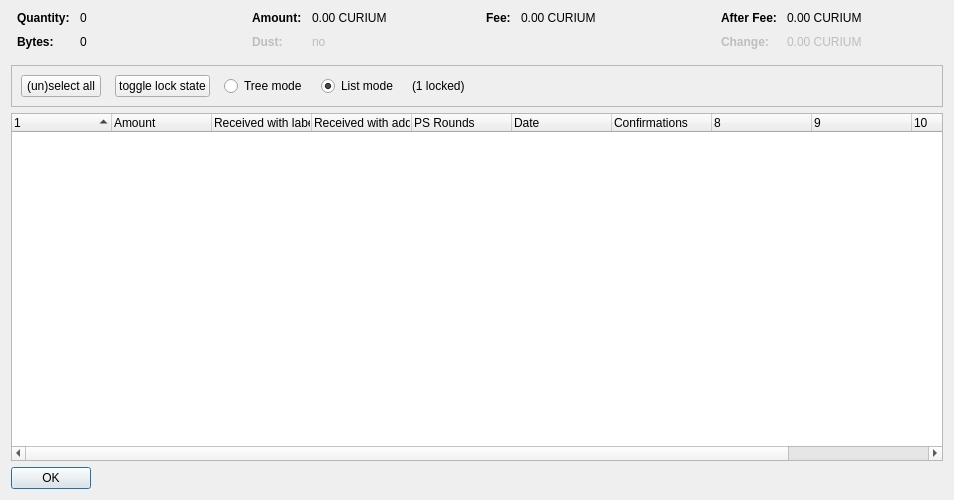
<?xml version="1.0" encoding="UTF-8"?>
<ui version="4.0">
 <class>CoinControlDialog</class>
 <widget class="QDialog" name="CoinControlDialog">
  <property name="geometry">
   <rect>
    <x>0</x>
    <y>0</y>
    <width>954</width>
    <height>500</height>
   </rect>
  </property>
  <property name="windowTitle">
   <string>Coin Selection</string>
  </property>
  <layout class="QVBoxLayout" name="verticalLayout">
   <item>
    <layout class="QHBoxLayout" name="horizontalLayoutTop" stretch="0,0,0,0">
     <property name="topMargin">
      <number>0</number>
     </property>
     <property name="bottomMargin">
      <number>10</number>
     </property>
     <item>
      <layout class="QFormLayout" name="formLayoutCoinControl1">
       <property name="horizontalSpacing">
        <number>10</number>
       </property>
       <property name="verticalSpacing">
        <number>10</number>
       </property>
       <property name="leftMargin">
        <number>6</number>
       </property>
       <property name="rightMargin">
        <number>6</number>
       </property>
       <item row="0" column="0">
        <widget class="QLabel" name="labelCoinControlQuantityText">
         <property name="font">
          <font>
           <weight>75</weight>
           <bold>true</bold>
          </font>
         </property>
         <property name="text">
          <string>Quantity:</string>
         </property>
        </widget>
       </item>
       <item row="0" column="1">
        <widget class="QLabel" name="labelCoinControlQuantity">
         <property name="cursor">
          <cursorShape>IBeamCursor</cursorShape>
         </property>
         <property name="contextMenuPolicy">
          <enum>Qt::ActionsContextMenu</enum>
         </property>
         <property name="text">
          <string notr="true">0</string>
         </property>
         <property name="textInteractionFlags">
          <set>Qt::LinksAccessibleByMouse|Qt::TextSelectableByKeyboard|Qt::TextSelectableByMouse</set>
         </property>
        </widget>
       </item>
       <item row="1" column="0">
        <widget class="QLabel" name="labelCoinControlBytesText">
         <property name="font">
          <font>
           <weight>75</weight>
           <bold>true</bold>
          </font>
         </property>
         <property name="text">
          <string>Bytes:</string>
         </property>
        </widget>
       </item>
       <item row="1" column="1">
        <widget class="QLabel" name="labelCoinControlBytes">
         <property name="cursor">
          <cursorShape>IBeamCursor</cursorShape>
         </property>
         <property name="contextMenuPolicy">
          <enum>Qt::ActionsContextMenu</enum>
         </property>
         <property name="text">
          <string notr="true">0</string>
         </property>
         <property name="textInteractionFlags">
          <set>Qt::LinksAccessibleByMouse|Qt::TextSelectableByKeyboard|Qt::TextSelectableByMouse</set>
         </property>
        </widget>
       </item>
      </layout>
     </item>
     <item>
      <layout class="QFormLayout" name="formLayoutCoinControl2">
       <property name="horizontalSpacing">
        <number>10</number>
       </property>
       <property name="verticalSpacing">
        <number>10</number>
       </property>
       <property name="leftMargin">
        <number>6</number>
       </property>
       <property name="rightMargin">
        <number>6</number>
       </property>
       <item row="0" column="0">
        <widget class="QLabel" name="labelCoinControlAmountText">
         <property name="font">
          <font>
           <weight>75</weight>
           <bold>true</bold>
          </font>
         </property>
         <property name="text">
          <string>Amount:</string>
         </property>
        </widget>
       </item>
       <item row="0" column="1">
        <widget class="QLabel" name="labelCoinControlAmount">
         <property name="cursor">
          <cursorShape>IBeamCursor</cursorShape>
         </property>
         <property name="contextMenuPolicy">
          <enum>Qt::ActionsContextMenu</enum>
         </property>
         <property name="text">
          <string notr="true">0.00 CURIUM</string>
         </property>
         <property name="textInteractionFlags">
          <set>Qt::LinksAccessibleByMouse|Qt::TextSelectableByKeyboard|Qt::TextSelectableByMouse</set>
         </property>
        </widget>
       </item>
       <item row="1" column="0">
        <widget class="QLabel" name="labelCoinControlLowOutputText">
         <property name="enabled">
          <bool>false</bool>
         </property>
         <property name="font">
          <font>
           <weight>75</weight>
           <bold>true</bold>
          </font>
         </property>
         <property name="text">
          <string>Dust:</string>
         </property>
        </widget>
       </item>
       <item row="1" column="1">
        <widget class="QLabel" name="labelCoinControlLowOutput">
         <property name="enabled">
          <bool>false</bool>
         </property>
         <property name="cursor">
          <cursorShape>IBeamCursor</cursorShape>
         </property>
         <property name="contextMenuPolicy">
          <enum>Qt::ActionsContextMenu</enum>
         </property>
         <property name="text">
          <string notr="true">no</string>
         </property>
         <property name="textInteractionFlags">
          <set>Qt::LinksAccessibleByMouse|Qt::TextSelectableByKeyboard|Qt::TextSelectableByMouse</set>
         </property>
        </widget>
       </item>
      </layout>
     </item>
     <item>
      <layout class="QFormLayout" name="formLayoutCoinControl3">
       <property name="horizontalSpacing">
        <number>10</number>
       </property>
       <property name="verticalSpacing">
        <number>10</number>
       </property>
       <property name="leftMargin">
        <number>6</number>
       </property>
       <property name="rightMargin">
        <number>6</number>
       </property>
       <item row="0" column="0">
        <widget class="QLabel" name="labelCoinControlFeeText">
         <property name="font">
          <font>
           <weight>75</weight>
           <bold>true</bold>
          </font>
         </property>
         <property name="text">
          <string>Fee:</string>
         </property>
        </widget>
       </item>
       <item row="0" column="1">
        <widget class="QLabel" name="labelCoinControlFee">
         <property name="cursor">
          <cursorShape>IBeamCursor</cursorShape>
         </property>
         <property name="contextMenuPolicy">
          <enum>Qt::ActionsContextMenu</enum>
         </property>
         <property name="text">
          <string notr="true">0.00 CURIUM</string>
         </property>
         <property name="textInteractionFlags">
          <set>Qt::LinksAccessibleByMouse|Qt::TextSelectableByKeyboard|Qt::TextSelectableByMouse</set>
         </property>
        </widget>
       </item>
      </layout>
     </item>
     <item>
      <layout class="QFormLayout" name="formLayoutCoinControl4">
       <property name="horizontalSpacing">
        <number>10</number>
       </property>
       <property name="verticalSpacing">
        <number>10</number>
       </property>
       <property name="leftMargin">
        <number>6</number>
       </property>
       <property name="rightMargin">
        <number>6</number>
       </property>
       <item row="0" column="0">
        <widget class="QLabel" name="labelCoinControlAfterFeeText">
         <property name="font">
          <font>
           <weight>75</weight>
           <bold>true</bold>
          </font>
         </property>
         <property name="text">
          <string>After Fee:</string>
         </property>
        </widget>
       </item>
       <item row="0" column="1">
        <widget class="QLabel" name="labelCoinControlAfterFee">
         <property name="cursor">
          <cursorShape>IBeamCursor</cursorShape>
         </property>
         <property name="contextMenuPolicy">
          <enum>Qt::ActionsContextMenu</enum>
         </property>
         <property name="text">
          <string notr="true">0.00 CURIUM</string>
         </property>
         <property name="textInteractionFlags">
          <set>Qt::LinksAccessibleByMouse|Qt::TextSelectableByKeyboard|Qt::TextSelectableByMouse</set>
         </property>
        </widget>
       </item>
       <item row="1" column="0">
        <widget class="QLabel" name="labelCoinControlChangeText">
         <property name="enabled">
          <bool>false</bool>
         </property>
         <property name="font">
          <font>
           <weight>75</weight>
           <bold>true</bold>
          </font>
         </property>
         <property name="text">
          <string>Change:</string>
         </property>
        </widget>
       </item>
       <item row="1" column="1">
        <widget class="QLabel" name="labelCoinControlChange">
         <property name="enabled">
          <bool>false</bool>
         </property>
         <property name="cursor">
          <cursorShape>IBeamCursor</cursorShape>
         </property>
         <property name="contextMenuPolicy">
          <enum>Qt::ActionsContextMenu</enum>
         </property>
         <property name="text">
          <string notr="true">0.00 CURIUM</string>
         </property>
         <property name="textInteractionFlags">
          <set>Qt::LinksAccessibleByMouse|Qt::TextSelectableByKeyboard|Qt::TextSelectableByMouse</set>
         </property>
        </widget>
       </item>
      </layout>
     </item>
    </layout>
   </item>
   <item>
    <widget class="QFrame" name="frame">
     <property name="minimumSize">
      <size>
       <width>0</width>
       <height>40</height>
      </size>
     </property>
     <property name="frameShape">
      <enum>QFrame::StyledPanel</enum>
     </property>
     <property name="frameShadow">
      <enum>QFrame::Sunken</enum>
     </property>
     <layout class="QHBoxLayout" name="horizontalLayout">
      <item>
       <layout class="QHBoxLayout" name="horizontalLayoutPanel" stretch="0,0,0,0,0,0">
        <property name="spacing">
         <number>14</number>
        </property>
        <item>
         <widget class="QPushButton" name="pushButtonSelectAll">
          <property name="sizePolicy">
           <sizepolicy hsizetype="Maximum" vsizetype="Fixed">
            <horstretch>0</horstretch>
            <verstretch>0</verstretch>
           </sizepolicy>
          </property>
          <property name="text">
           <string>(un)select all</string>
          </property>
          <property name="autoDefault">
           <bool>false</bool>
          </property>
         </widget>
        </item>
        <item>
         <widget class="QPushButton" name="pushButtonToggleLock">
          <property name="sizePolicy">
           <sizepolicy hsizetype="Maximum" vsizetype="Fixed">
            <horstretch>0</horstretch>
            <verstretch>0</verstretch>
           </sizepolicy>
          </property>
          <property name="text">
           <string>toggle lock state</string>
          </property>
          <property name="autoDefault">
           <bool>false</bool>
          </property>
         </widget>
        </item>
        <item>
         <widget class="QRadioButton" name="radioTreeMode">
          <property name="sizePolicy">
           <sizepolicy hsizetype="Maximum" vsizetype="Fixed">
            <horstretch>0</horstretch>
            <verstretch>0</verstretch>
           </sizepolicy>
          </property>
          <property name="text">
           <string>Tree mode</string>
          </property>
         </widget>
        </item>
        <item>
         <widget class="QRadioButton" name="radioListMode">
          <property name="sizePolicy">
           <sizepolicy hsizetype="Maximum" vsizetype="Fixed">
            <horstretch>0</horstretch>
            <verstretch>0</verstretch>
           </sizepolicy>
          </property>
          <property name="text">
           <string>List mode</string>
          </property>
          <property name="checked">
           <bool>true</bool>
          </property>
         </widget>
        </item>
        <item>
         <widget class="QLabel" name="labelLocked">
          <property name="text">
           <string>(1 locked)</string>
          </property>
         </widget>
        </item>
        <item>
         <spacer name="horizontalSpacer">
          <property name="orientation">
           <enum>Qt::Horizontal</enum>
          </property>
          <property name="sizeHint" stdset="0">
           <size>
            <width>40</width>
            <height>20</height>
           </size>
          </property>
         </spacer>
        </item>
       </layout>
      </item>
     </layout>
    </widget>
   </item>
   <item>
    <widget class="CoinControlTreeWidget" name="treeWidget">
     <property name="contextMenuPolicy">
      <enum>Qt::CustomContextMenu</enum>
     </property>
     <property name="sortingEnabled">
      <bool>false</bool>
     </property>
     <property name="columnCount">
      <number>11</number>
     </property>
     <attribute name="headerShowSortIndicator" stdset="0">
      <bool>true</bool>
     </attribute>
     <attribute name="headerStretchLastSection">
      <bool>false</bool>
     </attribute>
     <column>
      <property name="text">
       <string/>
      </property>
     </column>
     <column>
      <property name="text">
       <string>Amount</string>
      </property>
     </column>
     <column>
      <property name="text">
       <string>Received with label</string>
      </property>
     </column>
     <column>
      <property name="text">
       <string>Received with address</string>
      </property>
     </column>
     <column>
      <property name="text">
       <string>PS Rounds</string>
      </property>
     </column>
     <column>
      <property name="text">
       <string>Date</string>
      </property>
     </column>
     <column>
      <property name="text">
       <string>Confirmations</string>
      </property>
      <property name="toolTip">
       <string>Confirmed</string>
      </property>
     </column>
     <column>
      <property name="text">
       <string/>
      </property>
     </column>
     <column>
      <property name="text">
       <string/>
      </property>
     </column>
     <column>
      <property name="text">
       <string/>
      </property>
     </column>
     <column>
      <property name="text">
       <string/>
      </property>
     </column>
    </widget>
   </item>
   <item>
    <widget class="QDialogButtonBox" name="buttonBox">
     <property name="sizePolicy">
      <sizepolicy hsizetype="Maximum" vsizetype="Fixed">
       <horstretch>0</horstretch>
       <verstretch>0</verstretch>
      </sizepolicy>
     </property>
     <property name="orientation">
      <enum>Qt::Horizontal</enum>
     </property>
     <property name="standardButtons">
      <set>QDialogButtonBox::Ok</set>
     </property>
    </widget>
   </item>
  </layout>
 </widget>
 <customwidgets>
  <customwidget>
   <class>CoinControlTreeWidget</class>
   <extends>QTreeWidget</extends>
   <header>coincontroltreewidget.h</header>
  </customwidget>
 </customwidgets>
 <resources/>
 <connections/>
</ui>
